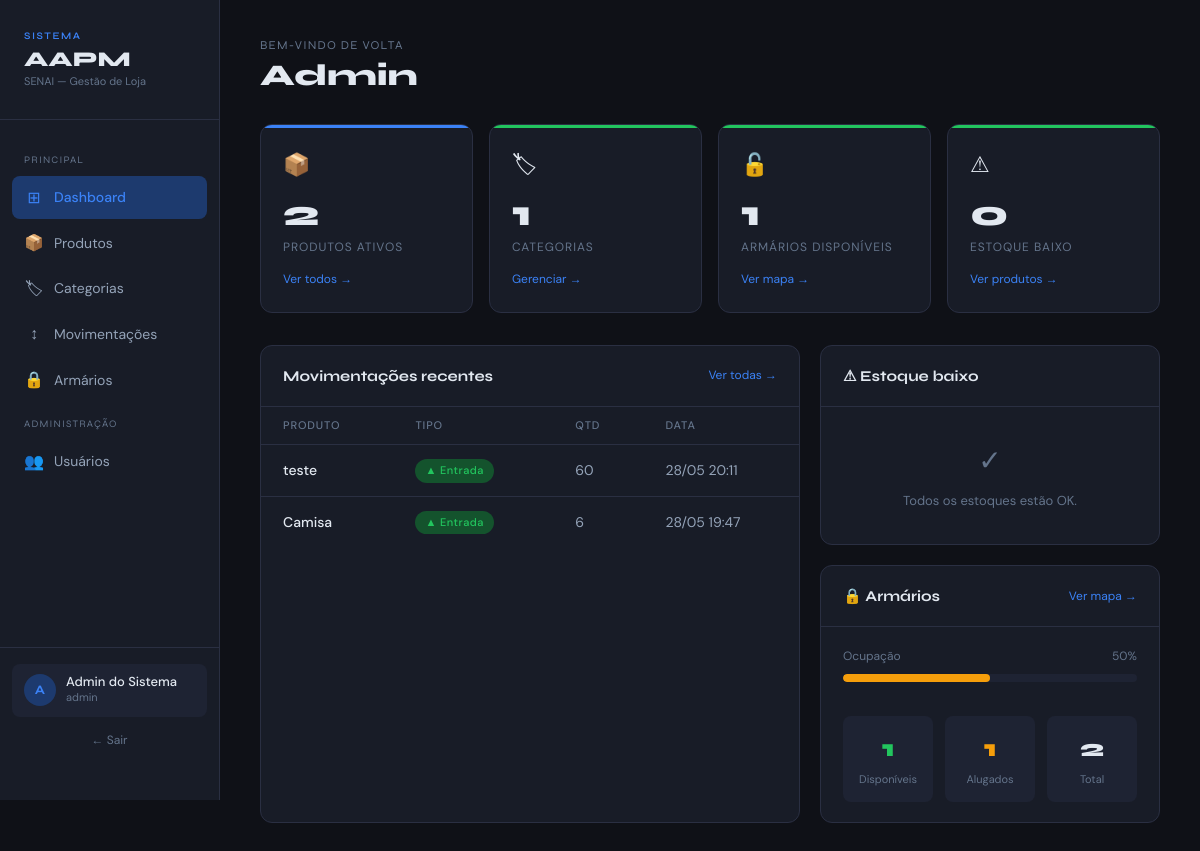
Before: /dashboard (signed in) with the older database file.
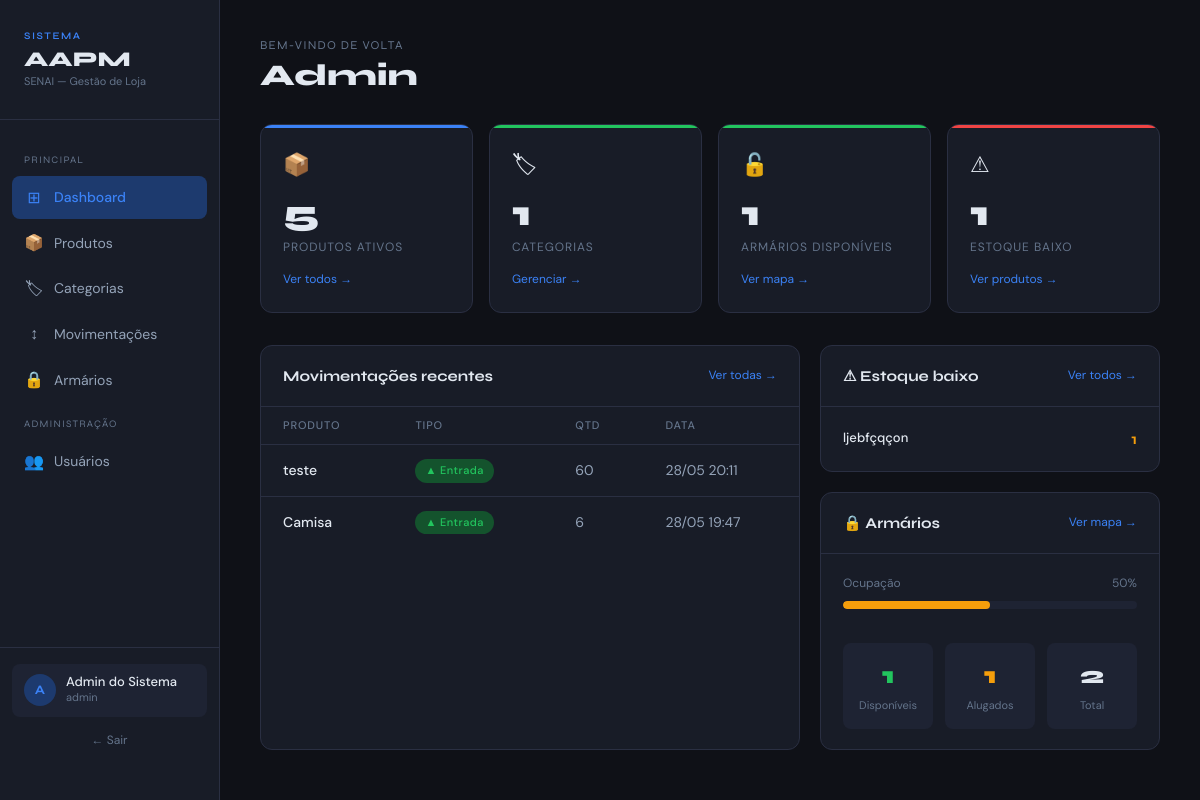
After: the same page with the newer database file.
### app/models/movimentacao.py (models this page shows, shortened)
class Movimentacao(Base):
    __tablename__ = "movimentacoes"
    id         = Column(Integer, primary_key=True, index=True)
    tipo       = Column(
        Enum(TipoMovimentacao),
        nullable=False
    )
    quantidade = Column(Integer, nullable=False)
    preco_unitario = Column(Float, nullable=False, default=0.0)
    observacao = Column(String(255), nullable=True)
    criado_em  = Column(DateTime, server_default=func.now())
    produto_id = Column(
        Integer,
        ForeignKey("produtos.id", ondelete="CASCADE"),
        nullable=False
    )
    usuario_id = Column(
        Integer,
        ForeignKey("usuarios.id", ondelete="SET NULL"),
        nullable=True
    )
    produto = relationship("Produto", backref="movimentacoes")
    usuario = relationship("Usuario", backref="movimentacoes")

### app/models/produto.py (models this page shows, shortened)
class Produto(Base):
    __tablename__ = "produtos"
    id            = Column(Integer, primary_key=True, index=True)
    nome          = Column(String(150), nullable=False, index=True)
    preco         = Column(Float, nullable=False, default=0.0)
    estoque_atual = Column(Integer, nullable=False, default=0)
    ativo         = Column(Boolean, default=True)
    imagem_path = Column(String(255), nullable=True)
    categoria_id = Column(
        Integer,
        ForeignKey("categorias.id", ondelete="SET NULL"),
        nullable=True
    )
    categoria = relationship(
        "Categoria",
        back_populates="produtos"
    )

### app/main.py (the view)
@app.get("/dashboard")
def dashboard(
    request: Request,
    db: Session = Depends(get_db),
    usuario = Depends(get_usuario_logado)
):
    todos_produtos = db.query(Produto).filter(Produto.ativo == True).all()
    total_produtos   = len(todos_produtos)
    estoque_baixo    = [p for p in todos_produtos if p.estoque_baixo]
    todos_armarios   = db.query(Armario).filter(Armario.ativo == True).all()
    armarios_disponiveis = sum(
        1 for a in todos_armarios
        if a.status == StatusArmario.DISPONIVEL
    )
    armarios_alugados = sum(
        1 for a in todos_armarios
        if a.status == StatusArmario.ALUGADO
    )
    movimentacoes_recentes = (
        db.query(Movimentacao)
        .order_by(Movimentacao.criado_em.desc())
        .limit(8)
        .all()
    )
    total_categorias = db.query(Categoria).filter(
        Categoria.ativo == True
    ).count()
    return templates.TemplateResponse(
        request,
        "dashboard.html",
        {
            "request":               request,
            "usuario":               usuario,
            "total_produtos":        total_produtos,
            "total_categorias":      total_categorias,
            "estoque_baixo":         estoque_baixo,
            "armarios_disponiveis":  armarios_disponiveis,
            "armarios_alugados":     armarios_alugados,
            "total_armarios":        len(todos_armarios),
            "movimentacoes_recentes": movimentacoes_recentes,
            "TipoMovimentacao":      TipoMovimentacao,
        }
    )

### app/templates/dashboard.html (shortened to what this page needs)
<!DOCTYPE html>
<html lang="pt-br">
<head>
</head>
<body>
<div class="layout">
    <aside class="sidebar">
        <div class="sidebar-logo">
            <div class="logo-tag">Sistema</div>
            <div class="logo-name">AAPM</div>
            <div class="logo-sub">SENAI — Gestão de Loja</div>
        </div>
        <nav class="sidebar-nav">
            <div class="nav-section">Principal</div>
            <a href="/dashboard" class="nav-link active">
                <span class="icon">⊞</span> Dashboard
            </a>
            <a href="/produtos" class="nav-link">
                <span class="icon">📦</span> Produtos
            </a>
            <a href="/categorias" class="nav-link">
                <span class="icon">🏷</span> Categorias
            </a>
            <a href="/movimentacoes" class="nav-link">
                <span class="icon">↕</span> Movimentações
            </a>
            <a href="/armarios" class="nav-link">
                <span class="icon">🔒</span> Armários
            </a>
            {% if usuario.role == 'admin' %}
            <div class="nav-section">Administração</div>
            <a href="/usuarios" class="nav-link">
                <span class="icon">👥</span> Usuários
            </a>
            {% endif %}
        </nav>
        <div class="sidebar-footer">
            <div class="user-card">
                <div class="user-avatar">
                    {{ usuario.nome[0].upper() }}
                </div>
                <div class="user-info">
                    <div class="user-name">{{ usuario.nome }}</div>
                    <div class="user-role">{{ usuario.role }}</div>
                </div>
            </div>
            <a href="/auth/logout" class="logout-btn">← Sair</a>
        </div>
    </aside>
    <main class="main">
        <div class="page-header">
            <div class="greeting">Bem-vindo de volta</div>
            <h1>{{ usuario.nome.split()[0] }}</h1>
        </div>
        <div class="cards-grid">
            <a href="/produtos" class="card blue fade-in">
                <span class="card-icon">📦</span>
                <div class="card-value">{{ total_produtos }}</div>
                <div class="card-label">Produtos ativos</div>
                <div class="card-link">Ver todos →</div>
            </a>
            <a href="/categorias" class="card green fade-in">
                <span class="card-icon">🏷</span>
                <div class="card-value">{{ total_categorias }}</div>
                <div class="card-label">Categorias</div>
                <div class="card-link">Gerenciar →</div>
            </a>
            <a href="/armarios?status=disponivel" class="card
                {% if armarios_disponiveis == 0 %}amber{% else %}green{% endif %} fade-in">
                <span class="card-icon">🔓</span>
                <div class="card-value">{{ armarios_disponiveis }}</div>
                <div class="card-label">Armários disponíveis</div>
                <div class="card-link">Ver mapa →</div>
            </a>
            <a href="/produtos?estoque_baixo=true" class="card
                {% if estoque_baixo %}red{% else %}green{% endif %} fade-in">
                <span class="card-icon">⚠</span>
                <div class="card-value">{{ estoque_baixo | length }}</div>
                <div class="card-label">Estoque baixo</div>
                <div class="card-link">Ver produtos →</div>
            </a>
        </div>
        <div class="bottom-grid">
            <div class="section">
                <div class="section-header">
                    <span class="section-title">Movimentações recentes</span>
                    <a href="/movimentacoes" class="section-link">Ver todas →</a>
                </div>
                {% if movimentacoes_recentes %}
                <table>
                    <thead>
                        <tr>
                            <th>Produto</th>
                            <th>Tipo</th>
                            <th>Qtd</th>
                            <th>Data</th>
                        </tr>
                    </thead>
                    <tbody>
                        {% for m in movimentacoes_recentes %}
                        <tr>
                            <td>
                                <a href="/produtos/{{ m.produto_id }}"
                                   class="td-name">
                                    {{ m.produto.nome }}
                                </a>
                            </td>
                            <td>
                                {% if m.tipo.value == 'entrada' %}
                                    <span class="badge badge-green">▲ Entrada</span>
                                {% else %}
                                    <span class="badge badge-red">▼ Saída</span>
                                {% endif %}
                            </td>
                            <td>{{ m.quantidade }}</td>
                            <td>{{ m.criado_em.strftime('%d/%m %H:%M') }}</td>
                        </tr>
                        {% endfor %}
                    </tbody>
                </table>
                {% else %}
                <div class="empty-state">
                    <div class="empty-icon">↕</div>
                    Nenhuma movimentação registrada ainda.
                </div>
                {% endif %}
            </div>
            <div style="display:flex; flex-direction:column; gap:20px;">
                <div class="section">
                    <div class="section-header">
                        <span class="section-title">⚠ Estoque baixo</span>
                        {% if estoque_baixo %}
                        <a href="/produtos?estoque_baixo=true" class="section-link">
                            Ver todos →
                        </a>
                        {% endif %}
                    </div>
                    {% if estoque_baixo %}
                    <div class="stock-list">
                        {% for p in estoque_baixo[:5] %}
                        <a href="/produtos/{{ p.id }}" class="stock-item">
                            <div class="stock-item-name">{{ p.nome }}</div>
                            <div class="stock-item-qty">{{ p.estoque_atual }}</div>
                        </a>
                        {% endfor %}
                    </div>
                    {% else %}
                    <div class="empty-state">
                        <div class="empty-icon">✓</div>
                        Todos os estoques estão OK.
                    </div>
                    {% endif %}
                </div>
                <div class="section">
                    <div class="section-header">
                        <span class="section-title">🔒 Armários</span>
                        <a href="/armarios" class="section-link">Ver mapa →</a>
                    </div>
                    {% if total_armarios > 0 %}
                    <div class="progress-wrap">
                        <div class="progress-label">
                            <span>Ocupação</span>
                            <span>
                                {{ ((armarios_alugados / total_armarios) * 100) | round(0) | int }}%
                            </span>
                        </div>
                        <div class="progress-bar">
                            <div class="progress-fill"
                                 style="width: {{ ((armarios_alugados / total_armarios) * 100) | round(0) | int }}%">
                            </div>
                        </div>
                    </div>
                    <div class="armarios-detail">
                        <div class="armario-stat">
                            <div class="armario-stat-value"
                                 style="color: var(--green)">
                                {{ armarios_disponiveis }}
                            </div>
                            <div class="armario-stat-label">Disponíveis</div>
                        </div>
                        <div class="armario-stat">
                            <div class="armario-stat-value"
                                 style="color: var(--amber)">
                                {{ armarios_alugados }}
                            </div>
                            <div class="armario-stat-label">Alugados</div>
                        </div>
                        <div class="armario-stat">
                            <div class="armario-stat-value">{{ total_armarios }}</div>
                            <div class="armario-stat-label">Total</div>
                        </div>
                    </div>
                    {% endif %}
                </div>
            </div>
        </div>
    </main>
</div>
</body>
</html>

Changed rows visible on the page:
added Produto: nome "ljebfçqçon", estoque_atual "1"
Other visible differences:
{{ total_produtos }}: "2" → "5"
{{ estoque_baixo | length }}: "0" → "1"
text no longer shown: "✓ Todos os estoques estão OK."
text now shown: "Ver todos →"
